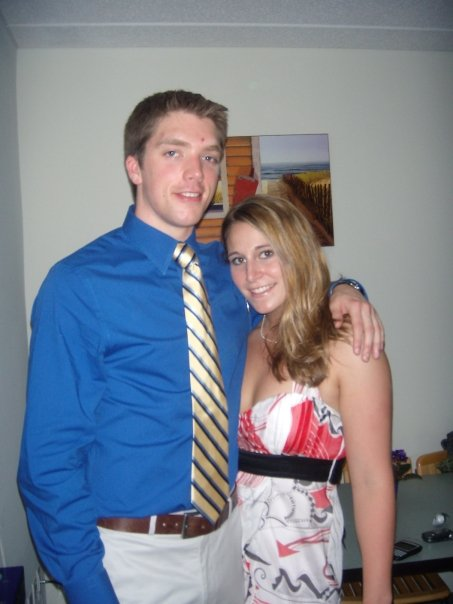
#> input picture images/fb_photos/1811728910522199.jpg, 453 x 604 px; its folder holds 4 pictures in this run
$ python thumb.py   (older library calls are emulated)
#> lines starting #> are read from the running program, lines starting #| are printed output that depends on the picture
from PIL import Image
import _imaging
import glob, os

size = 81, 81

for (i, infile) in enumerate(glob.glob("fb_photos/*.jpg"), 1):
    im = Image.open(infile)
#> im is the input picture: PIL image 453x604 RGB; mean R, G, B 125.5, 131, 143.7
    im.save("gallery-big/big-%d.jpg" % i, "JPEG")
    im.thumbnail(size, Image.ANTIALIAS)
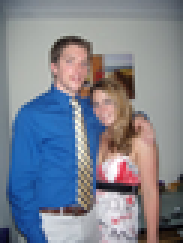
#> im: PIL image 61x81 RGB (shown 3 times larger); mean R, G, B 125.4, 130.9, 143.6
    im.save("gallery-thumb/thumb-%d.jpg" % i, "JPEG")
#> pass 2 of the loop `for (i, infile) in enumerate(glob.glob("fb_photos/*.jpg"), 1):`:
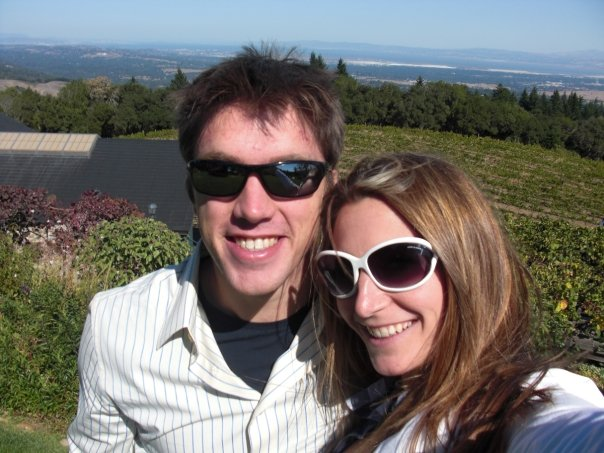
#> input picture images/fb_photos/1811728912191793.jpg, 604 x 453 px
#> im is the input picture: PIL image 604x453 RGB; mean R, G, B 116.8, 112.2, 107.6
#> `im.thumbnail(size, Image.ANTIALIAS)`:
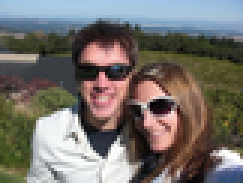
#> im: PIL image 81x61 RGB (shown 3 times larger); mean R, G, B 116.6, 112.1, 107.5
#> pass 3 of the loop `for (i, infile) in enumerate(glob.glob("fb_photos/*.jpg"), 1):`:
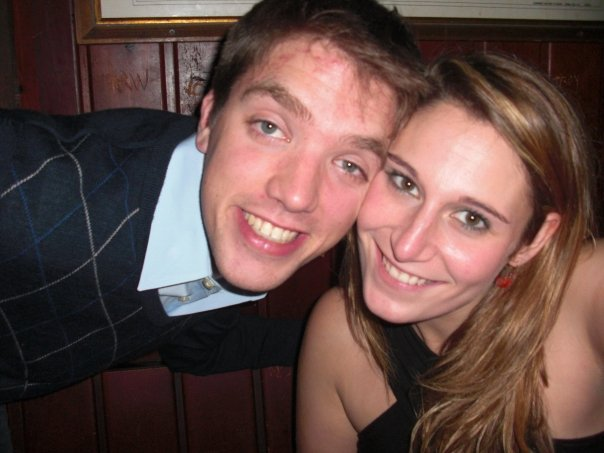
#> input picture images/fb_photos/1811728912191850.jpg, 604 x 453 px
#> im is the input picture: PIL image 604x453 RGB; mean R, G, B 101.1, 75.1, 70.1
#> `im.thumbnail(size, Image.ANTIALIAS)`:
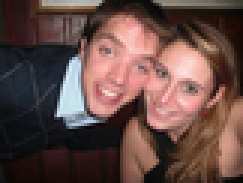
#> im: PIL image 81x61 RGB (shown 3 times larger); mean R, G, B 100.9, 75, 69.9
#> the loop made 4 passes; the first 3 are shown
